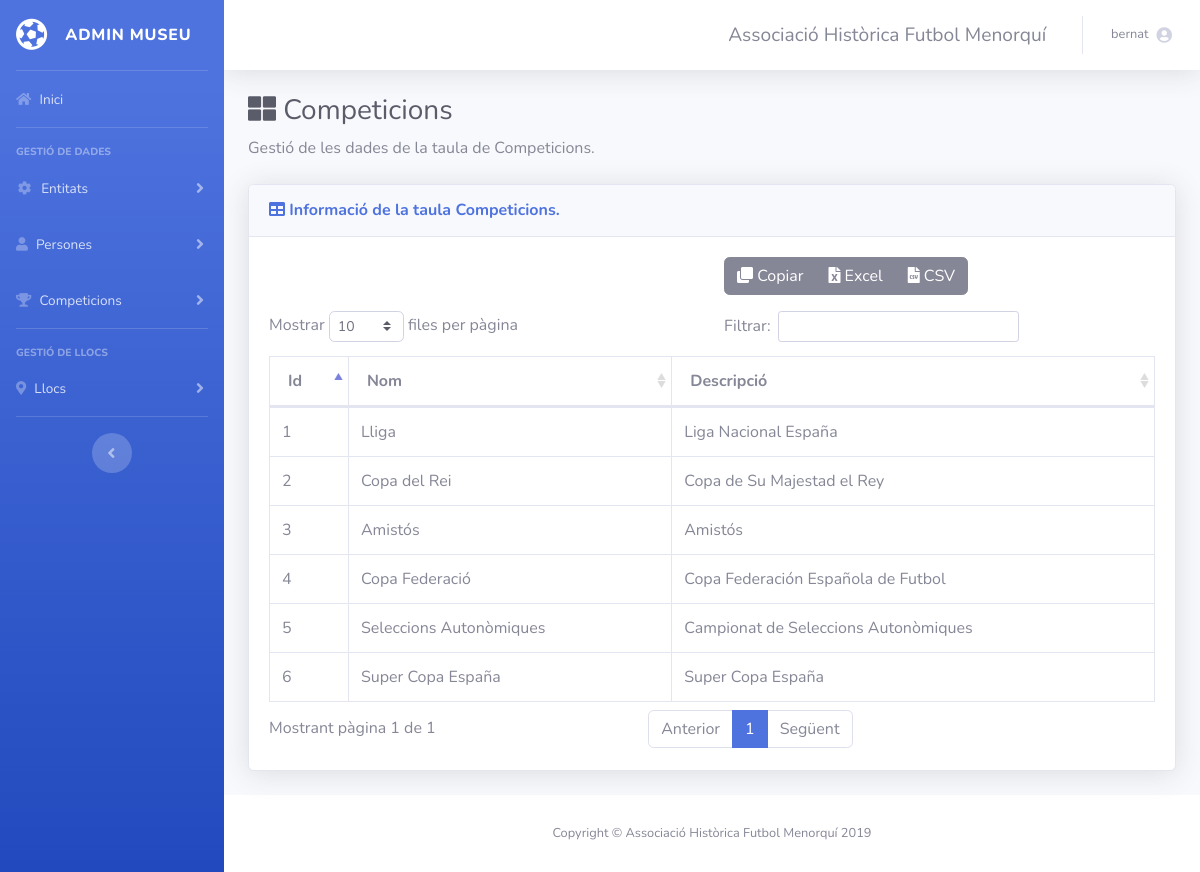
/competicions.php (signed in), run on an earlier commit of the app's database.
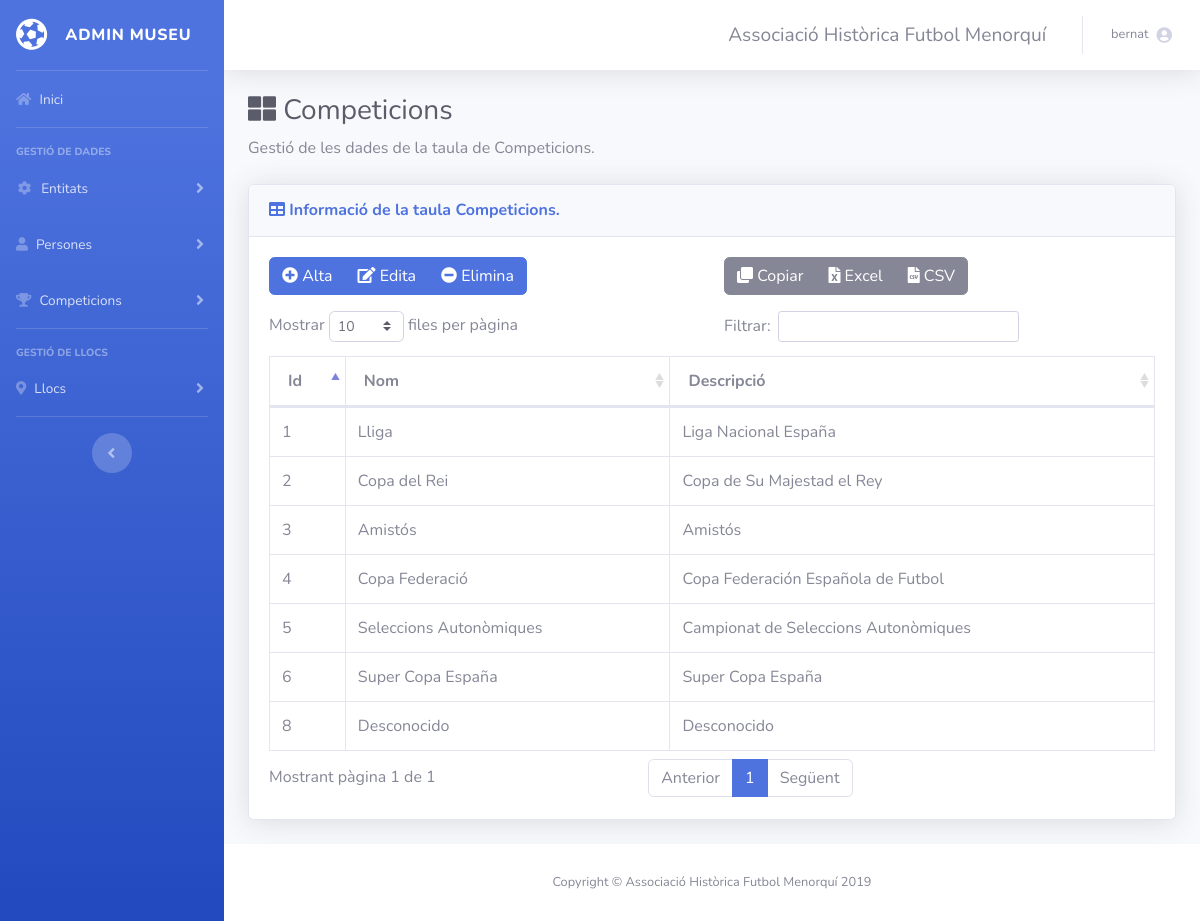
And on a later commit of the database.
### tables this page shows
CREATE TABLE `competicions` (
  `id` int(11) NOT NULL,
  `nom` varchar(30) NOT NULL,
  `descripcio` varchar(50) NOT NULL
);

### competicions.php (the view, shortened to what this page needs)
<?php include("common/head.php") ?>
<?php require_once('connexions/connexio01.php'); ?>
<?php
$nomTaula = "Competicions";
?>
<body id="page-top">
  <div id="wrapper">
    <?php include("common/navigation.php") ?>
    <div id="content-wrapper" class="d-flex flex-column">
      <div id="content">
        <?php include("common/notifications.php") ?>
        <div class="container-fluid">
          <h1 class="h3 mb-2 text-gray-800"><i class="fas fa-th-large"></i> <?php echo $nomTaula; ?></h1>
          <p class="mb-4">Gestió de les dades de la taula de <?php echo $nomTaula; ?>.</p>
          <div class="card shadow mb-4">
            <div class="card-header py-3">
              <h6 class="m-0 font-weight-bold text-primary"><i class="fa fa-table"></i> Informació de la taula <?php echo $nomTaula; ?>.</h6>
            </div>
            <div class="card-body">
              <div class="row" id="zona-botons">
                  <div class=" col-md-6">
                    <?php if($_SESSION['role']=="A" || $_SESSION['role']=="E") { ?>
                      <div class="btn-group"  role="group">
                          <button type="button" class="btn btn-primary btn-new" data-toggle="modal" data-target="#myNewModal"><i class="fas fa-plus-circle"></i> Alta</button>
                          <button type="button" class="btn btn-primary btn-edit" data-toggle="modal" data-target="#myEditModal"><i class="fa fa-edit"></i> Edita</button>
                          <button type="button" class="btn btn-primary btn-delete" data-toggle="modal" data-target="#myDeleteModal"><i class="fas fa-minus-circle"></i> Elimina</button>
                      </div>
                    <?php } ?>
                  </div>
                  <div class="col-md-6"></div>
              </div>
              <div class="table-responsive overflow-hidden">
                <table class="table table-bordered" id="dt" width="100%" cellspacing="0">
                  <thead>
                    <tr>
                      <th>Id</th>
                      <th>Nom</th>
                      <th>Descripció</th>
                    </tr>
                  </thead>
                  <tbody>
                        <?php
                        $query_rsGrups = "SELECT * FROM competicions ORDER BY nom ASC";
                        $rs = mysqli_query($con01, $query_rsGrups) or die("Error: ".mysqli_error($con01));
                        while ($row = mysqli_fetch_array($rs)){
                        ?>
                        <tr>
                            <td><?php echo $row['id']; ?></td>
                            <td><?php echo ($row['nom']); ?></td>
                            <td><?php echo ($row['descripcio']); ?></td>
                        </tr>
                        <?php
                            }
                        ?>
                  </tbody>
                </table>
              </div>
            </div>
          </div>
        </div>
      </div>
      <?php include("common/footer.php") ?>
    </div>
  </div>
</body>
</html>

### common/head.php (shortened to what this page needs)
<!DOCTYPE html>
<html lang="en">
<head>
  <link href="vendor/fontawesome-free/css/all.min.css" rel="stylesheet" type="text/css">
    <link href="vendor/datatables-plugins/dataTables.bootstrap.css" rel="stylesheet">
    <link href="vendor/datatables/css/select.dataTables.min.css" rel="stylesheet">
    <link href="vendor/datatables-plugins/buttons.bootstrap.min.css" rel="stylesheet">
    <link href="vendor/datatables-responsive/dataTables.responsive.css" rel="stylesheet">
  <link href="css/sb-admin-2.css" rel="stylesheet">
</head>

### common/navigation.php (shortened to what this page needs)
<ul class="navbar-nav bg-gradient-primary sidebar sidebar-dark accordion" id="accordionSidebar">
  <a class="sidebar-brand d-flex align-items-center justify-content-center" href="index.php">
    <div class="sidebar-brand-icon rotate-n-15">
      <i class="fas fa-futbol"></i>
    </div>
    <div class="sidebar-brand-text mx-3">Admin Museu</sup></div>
  </a>
  <hr class="sidebar-divider my-0">
  <li class="nav-item">
    <a class="nav-link" href="index.php">
      <i class="fas fa-home"></i>
      <span>Inici</span></a>
  </li>
  <hr class="sidebar-divider">
  <div class="sidebar-heading">
    Gestió de Dades
  </div>
  <li class="nav-item">
    <a class="nav-link collapsed" href="#" data-toggle="collapse" data-target="#collapseTwo" aria-expanded="true" aria-controls="collapseTwo">
      <i class="fas fa-fw fa-cog"></i>
      <span>Entitats</span>
    </a>
  </li>
  <li class="nav-item">
    <a class="nav-link collapsed" href="#" data-toggle="collapse" data-target="#collapseUtilities" aria-expanded="true" aria-controls="collapseUtilities">
      <i class="fas fa-user"></i>
      <span>Persones</span>
    </a>
  </li>
  <li class="nav-item">
    <a class="nav-link collapsed" href="#" data-toggle="collapse" data-target="#collapseComps" aria-expanded="true" aria-controls="collapseComps">
      <i class="fas fa-trophy"></i>
      <span>Competicions</span>
    </a>
  </li>
  <hr class="sidebar-divider">
  <div class="sidebar-heading">
    Gestió de Llocs
  </div>
  <li class="nav-item">
    <a class="nav-link collapsed" href="#" data-toggle="collapse" data-target="#collapsePages" aria-expanded="true" aria-controls="collapsePages">
      <i class="fas fa-map-marker-alt"></i>
      <span>Llocs</span>
    </a>
  </li>
  <hr class="sidebar-divider d-none d-md-block">
  <div class="text-center d-none d-md-inline">
    <button class="rounded-circle border-0" id="sidebarToggle"></button>
  </div>
</ul>

### common/notifications.php (shortened to what this page needs)
<nav class="navbar navbar-expand navbar-light bg-white topbar mb-4 static-top shadow">
  <ul class="navbar-nav ml-auto">
    <li class="nav-item dropdown no-arrow">
      <a class="nav-link dropdown-toggle" href="#" id="userDropdown" role="button" data-toggle="dropdown" aria-haspopup="true" aria-expanded="false">
        <span class="mr-2 d-none d-lg-inline text-gray-600 text-lg">
          Associació Històrica Futbol Menorquí
        </span>
      </a>
    </li>
    <li class="nav-item dropdown no-arrow">
      <a class="nav-link dropdown-toggle" href="#" id="userDropdown" role="button" data-toggle="dropdown" aria-haspopup="true" aria-expanded="false">
        <span class="mr-2 d-none d-lg-inline text-gray-600 small">
          <?php echo $_SESSION['username']; ?>
        </span>
        <i class="fas fa-user-circle"></i>
      </a>
    </li>
  </ul>
</nav>

### common/footer.php
<footer class="sticky-footer bg-white">
        <div class="container my-auto">
          <div class="copyright text-center my-auto">
            <span>Copyright &copy; Associació Històrica Futbol Menorquí 2019</span>
          </div>
        </div>
</footer>

What changed in the data, as far as the page shows it:
added competicions: id "8", nom "Desconocido", descripcio "Desconocido"
Also different on the page:
text now shown: "Alta Edita Elimina"
